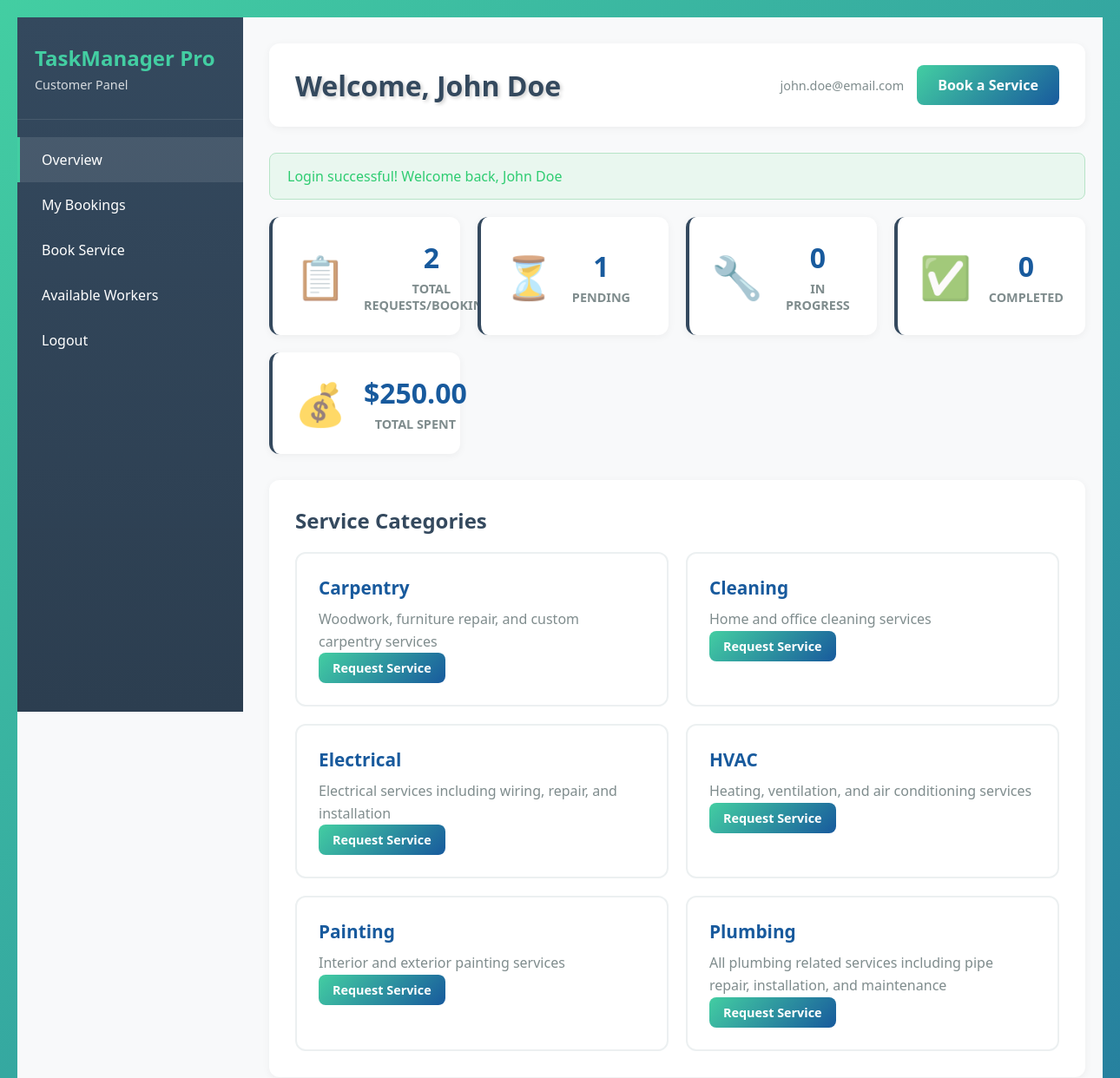
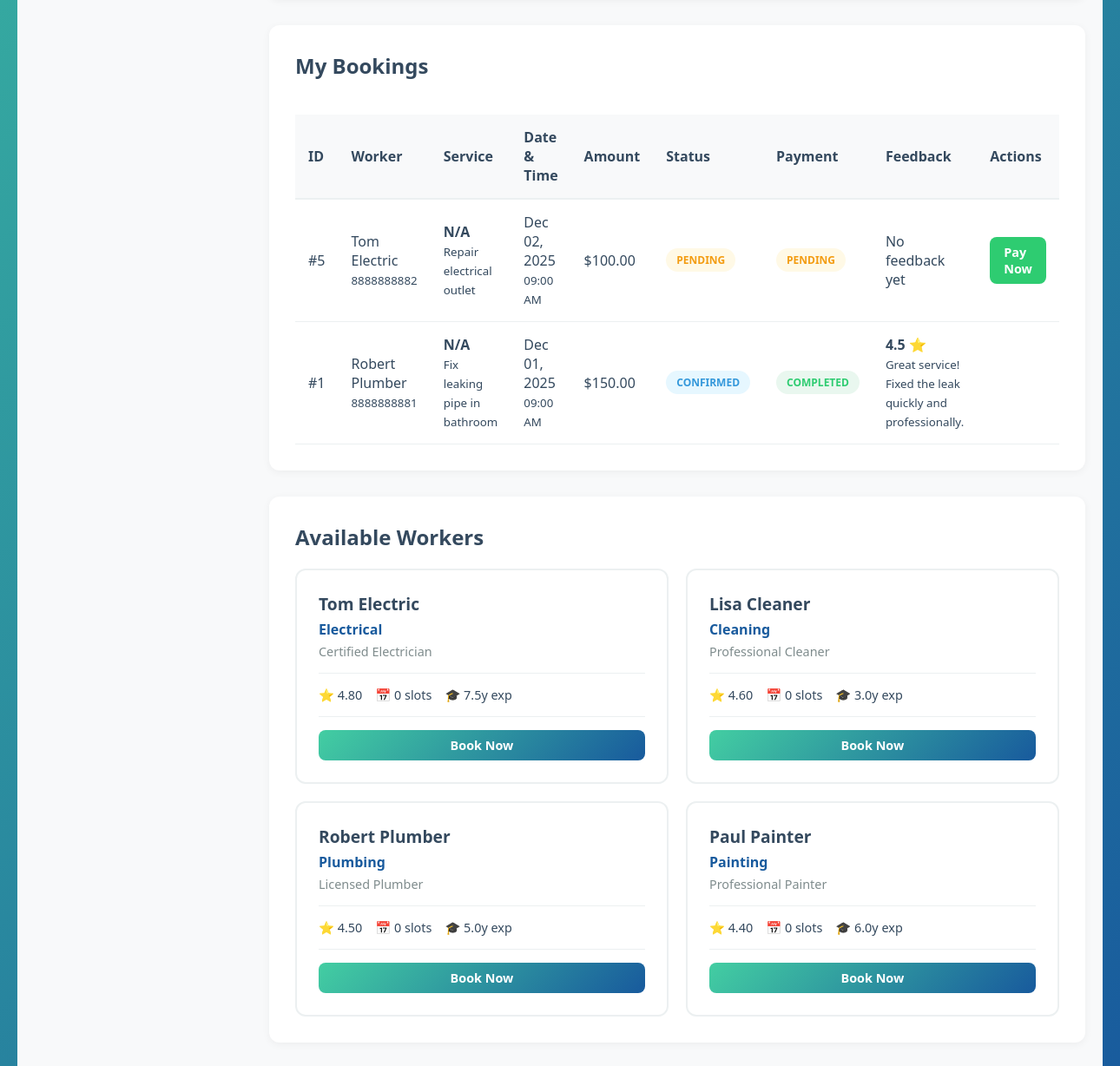
Page /dashboard.php (signed in) on the committed database (2 pictures, top to bottom).
### tables this page shows
CREATE TABLE worker (
    worker_id INT AUTO_INCREMENT PRIMARY KEY,
    worker_name VARCHAR(100) NOT NULL,
    email VARCHAR(100) NOT NULL UNIQUE,
    phone_no VARCHAR(20) NOT NULL,
    password VARCHAR(255) NOT NULL,
    skill_type VARCHAR(100),
    experience_years DECIMAL(4,1) DEFAULT 0,
    availability_status ENUM('available', 'busy', 'offline') DEFAULT 'available',
    rating DECIMAL(3,2) DEFAULT 0.00,
    street VARCHAR(255),
    city VARCHAR(100),
    pincode VARCHAR(10),
    category_id INT,
    assigned_by INT,
    created_at TIMESTAMP DEFAULT CURRENT_TIMESTAMP,
    updated_at TIMESTAMP DEFAULT CURRENT_TIMESTAMP ON UPDATE CURRENT_TIMESTAMP,
    FOREIGN KEY (category_id) REFERENCES service_category(category_id) ON DELETE SET NULL,
    FOREIGN KEY (assigned_by) REFERENCES admin(admin_id) ON DELETE SET NULL,
    INDEX idx_worker_email (email),
    INDEX idx_worker_category (category_id),
    INDEX idx_worker_status (availability_status),
    INDEX idx_worker_rating (rating),
    CHECK (rating >= 0 AND rating <= 5),
    CHECK (experience_years >= 0)
);

CREATE TABLE service_category (
    category_id INT AUTO_INCREMENT PRIMARY KEY,
    category_name VARCHAR(100) NOT NULL UNIQUE,
    description TEXT,
    managed_by INT,
    created_at TIMESTAMP DEFAULT CURRENT_TIMESTAMP,
    updated_at TIMESTAMP DEFAULT CURRENT_TIMESTAMP ON UPDATE CURRENT_TIMESTAMP,
    FOREIGN KEY (managed_by) REFERENCES admin(admin_id) ON DELETE SET NULL,
    INDEX idx_category_name (category_name)
);

CREATE TABLE booking (
    booking_id INT AUTO_INCREMENT PRIMARY KEY,
    customer_id INT NOT NULL,
    worker_id INT,
    category_id INT,
    slot_id INT,
    service_description TEXT,
    booking_date TIMESTAMP DEFAULT CURRENT_TIMESTAMP,
    service_date DATE,
    service_time TIME,
    status ENUM('pending', 'confirmed', 'in_progress', 'completed', 'cancelled') DEFAULT 'pending',
    total_amount DECIMAL(10,2) DEFAULT 0.00,
    created_at TIMESTAMP DEFAULT CURRENT_TIMESTAMP,
    updated_at TIMESTAMP DEFAULT CURRENT_TIMESTAMP ON UPDATE CURRENT_TIMESTAMP,
    FOREIGN KEY (customer_id) REFERENCES customer(customer_id) ON DELETE CASCADE,
    FOREIGN KEY (worker_id) REFERENCES worker(worker_id) ON DELETE SET NULL,
    FOREIGN KEY (category_id) REFERENCES service_category(category_id) ON DELETE SET NULL,
    FOREIGN KEY (slot_id) REFERENCES availability(slot_id) ON DELETE SET NULL,
    INDEX idx_booking_customer (customer_id),
    INDEX idx_booking_worker (worker_id),
    INDEX idx_booking_category (category_id),
    INDEX idx_booking_status (status),
    INDEX idx_booking_service_date (service_date)
);

CREATE TABLE payment (
    payment_id INT AUTO_INCREMENT PRIMARY KEY,
    booking_id INT NOT NULL UNIQUE,
    payment_method ENUM('cash', 'credit_card', 'debit_card', 'upi', 'net_banking') NOT NULL,
    amount DECIMAL(10,2) NOT NULL,
    status ENUM('pending', 'completed', 'failed', 'refunded') DEFAULT 'pending',
    payment_date TIMESTAMP DEFAULT CURRENT_TIMESTAMP,
    transaction_id VARCHAR(100),
    created_at TIMESTAMP DEFAULT CURRENT_TIMESTAMP,
    updated_at TIMESTAMP DEFAULT CURRENT_TIMESTAMP ON UPDATE CURRENT_TIMESTAMP,
    FOREIGN KEY (booking_id) REFERENCES booking(booking_id) ON DELETE CASCADE,
    INDEX idx_payment_booking (booking_id),
    INDEX idx_payment_status (status),
    INDEX idx_payment_date (payment_date),
    CHECK (amount >= 0)
);

CREATE TABLE feedback (
    feedback_id INT AUTO_INCREMENT PRIMARY KEY,
    booking_id INT NOT NULL UNIQUE,
    rating DECIMAL(3,2) NOT NULL,
    comments TEXT,
    feedback_date TIMESTAMP DEFAULT CURRENT_TIMESTAMP,
    created_at TIMESTAMP DEFAULT CURRENT_TIMESTAMP,
    updated_at TIMESTAMP DEFAULT CURRENT_TIMESTAMP ON UPDATE CURRENT_TIMESTAMP,
    FOREIGN KEY (booking_id) REFERENCES booking(booking_id) ON DELETE CASCADE,
    INDEX idx_feedback_booking (booking_id),
    INDEX idx_feedback_rating (rating),
    INDEX idx_feedback_date (feedback_date),
    CHECK (rating >= 0 AND rating <= 5)
);

### config.php (called while the page is built, shortened)
<?php
function getUserType() {
    return $_SESSION['user_type'] ?? null;
}
function getUserId() {
    return $_SESSION['user_id'] ?? null;
}
function getUserName() {
    return $_SESSION['user_name'] ?? 'Guest';
}
function formatCurrency($amount) {
    return '$' . number_format($amount, 2);
}
function formatDate($date) {
    return date('M d, Y', strtotime($date));
}
function getSuccess() {
    if (isset($_SESSION['success'])) {
        $msg = $_SESSION['success'];
        return $msg;
    }
    return null;
}
?>

### customer_dashboard.php (the view, shortened to what this page needs)
<?php
$conn = getDBConnection();
$customer_id = getUserId();
$bookings = $conn->query("
    SELECT b.*, w.worker_name, w.phone_no AS worker_phone, w.email AS worker_email,
           sc.category_name, p.status AS payment_status,
           f.rating AS feedback_rating, f.comments AS feedback_comments
    FROM booking b
    LEFT JOIN worker w ON b.worker_id = w.worker_id
    LEFT JOIN service_category sc ON b.category_id = sc.category_id
    LEFT JOIN payment p ON b.booking_id = p.booking_id
    LEFT JOIN feedback f ON b.booking_id = f.booking_id
    WHERE b.customer_id = $customer_id
    ORDER BY b.service_date DESC, b.service_time DESC
")->fetch_all(MYSQLI_ASSOC);
$available_workers = $conn->query("
    SELECT w.*, sc.category_name,
           (SELECT COUNT(*) FROM availability a WHERE a.worker_id = w.worker_id AND a.status = 'available' AND a.available_date >= CURDATE()) as available_slots
    FROM worker w
    LEFT JOIN service_category sc ON w.category_id = sc.category_id
    WHERE w.availability_status = 'available'
    ORDER BY w.rating DESC
")->fetch_all(MYSQLI_ASSOC);
$categories = $conn->query("SELECT * FROM service_category ORDER BY category_name")->fetch_all(MYSQLI_ASSOC);
$stats = [];
$stats['total_bookings'] = count($bookings);
$stats['pending'] = count(array_filter($bookings, fn($b) => $b['status'] === 'pending'));
$stats['in_progress'] = count(array_filter($bookings, fn($b) => $b['status'] === 'in_progress'));
$stats['completed'] = count(array_filter($bookings, fn($b) => $b['status'] === 'completed'));
$stats['total_spent'] = array_sum(array_map(fn($b) => $b['total_amount'], $bookings));
?>
<!DOCTYPE html>
<html lang="en">
<head>
    <link rel="stylesheet" href="style.css">
</head>
<body>
    <div class="dashboard-container">
        <aside class="sidebar">
            <div class="sidebar-header">
                <h2><?php echo SITE_NAME; ?></h2>
                <p class="user-role">Customer Panel</p>
            </div>
            <nav class="sidebar-nav">
                <a href="#overview" class="nav-item active">Overview</a>
                <a href="#bookings" class="nav-item">My Bookings</a>
                <a href="#book-service" class="nav-item">Book Service</a>
                <a href="#workers" class="nav-item">Available Workers</a>
                <a href="logout.php" class="nav-item">Logout</a>
            </nav>
        </aside>
        <main class="dashboard-main">
            <header class="dashboard-header">
                <h1>Welcome, <?php echo getUserName(); ?></h1>
                <div class="header-actions">
                    <span class="user-email"><?php echo $_SESSION['user_email']; ?></span>
                    <a href="create_booking.php" class="btn btn-primary">Book a Service</a>
                </div>
            </header>
            <?php if ($msg = getSuccess()): ?>
                <div class="alert alert-success"><?php echo $msg; ?></div>
            <?php endif; ?>
            <div class="stats-grid">
                <div class="stat-card">
                    <div class="stat-icon">📋</div>
                    <div class="stat-info">
                        <h3><?php echo $stats['total_bookings']; ?></h3>
                        <p>Total Requests/Bookings</p>
                    </div>
                </div>
                <div class="stat-card">
                    <div class="stat-icon">⏳</div>
                    <div class="stat-info">
                        <h3><?php echo $stats['pending']; ?></h3>
                        <p>Pending</p>
                    </div>
                </div>
                <div class="stat-card">
                    <div class="stat-icon">🔧</div>
                    <div class="stat-info">
                        <h3><?php echo $stats['in_progress']; ?></h3>
                        <p>In Progress</p>
                    </div>
                </div>
                <div class="stat-card">
                    <div class="stat-icon">✅</div>
                    <div class="stat-info">
                        <h3><?php echo $stats['completed']; ?></h3>
                        <p>Completed</p>
                    </div>
                </div>
                <div class="stat-card">
                    <div class="stat-icon">💰</div>
                    <div class="stat-info">
                        <h3><?php echo formatCurrency($stats['total_spent']); ?></h3>
                        <p>Total Spent</p>
                    </div>
                </div>
            </div>
            <section class="dashboard-section" id="book-service">
                <h2>Service Categories</h2>
                <div class="categories-grid">
                    <?php foreach ($categories as $category): ?>
                        <div class="category-card">
                            <h3><?php echo htmlspecialchars($category['category_name']); ?></h3>
                            <p><?php echo htmlspecialchars($category['description']); ?></p>
                            <a href="create_booking.php?category=<?php echo $category['category_id']; ?>" class="btn btn-sm btn-primary">Request Service</a>
                        </div>
                    <?php endforeach; ?>
                </div>
            </section>
            <section class="dashboard-section" id="bookings">
                <h2>My Bookings</h2>
                <div class="table-container">
                    <table class="data-table">
                        <thead>
                            <tr>
                                <th>ID</th>
                                <th>Worker</th>
                                <th>Service</th>
                                <th>Date & Time</th>
                                <th>Amount</th>
                                <th>Status</th>
                                <th>Payment</th>
                        <th>Feedback</th>
                        <th>Actions</th>
                            </tr>
                        </thead>
                        <tbody>
                            <?php foreach ($bookings as $booking): ?>
                                <tr>
                                    <td>#<?php echo $booking['booking_id']; ?></td>
                                    <td>
                                        <?php if ($booking['worker_id']): ?>
                                            <?php echo htmlspecialchars($booking['worker_name']); ?><br>
                                            <small><?php echo htmlspecialchars($booking['worker_phone']); ?></small>
                                        <?php else: ?>
                                            <span class="text-muted">Not assigned yet</span>
                                        <?php endif; ?>
                                    </td>
                                    <td>
                                        <strong><?php echo htmlspecialchars($booking['category_name'] ?? 'N/A'); ?></strong><br>
                                        <small><?php echo htmlspecialchars($booking['service_description'] ?? ''); ?></small>
                                    </td>
                                    <td>
                                        <?php echo formatDate($booking['service_date']); ?><br>
                                        <small><?php echo date('h:i A', strtotime($booking['service_time'])); ?></small>
                                    </td>
                                    <td><?php echo formatCurrency($booking['total_amount']); ?></td>
                                    <td><span class="badge badge-<?php echo $booking['status']; ?>"><?php echo ucfirst($booking['status']); ?></span></td>
                                    <td><span class="badge badge-<?php echo $booking['payment_status'] ?? 'pending'; ?>"><?php echo ucfirst($booking['payment_status'] ?? 'Pending'); ?></span></td>
                                    <td>
                                        <?php if ($booking['feedback_rating']): ?>
                                            <strong><?php echo number_format($booking['feedback_rating'], 1); ?> ⭐</strong><br>
                                            <small><?php echo nl2br(htmlspecialchars($booking['feedback_comments'] ?? '')); ?></small>
                                        <?php else: ?>
                                            <span class="text-muted">No feedback yet</span>
                                        <?php endif; ?>
                                    </td>
                                    <td>
                                        <?php if ($booking['status'] === 'pending' && !$booking['worker_id']): ?>
                                            <span class="text-muted">Waiting for admin assignment</span>
                                        <?php elseif ($booking['status'] === 'completed' && !$booking['feedback_rating']): ?>
                                            <a href="give_feedback.php?id=<?php echo $booking['booking_id']; ?>" class="btn btn-sm btn-primary">Give Feedback</a>
                                        <?php elseif ($booking['payment_status'] !== 'completed' && $booking['worker_id'] && $booking['total_amount'] > 0): ?>
                                            <a href="make_payment.php?id=<?php echo $booking['booking_id']; ?>" class="btn btn-sm btn-success">Pay Now</a>
                                        <?php endif; ?>
                                    </td>
                                </tr>
                            <?php endforeach; ?>
                        </tbody>
                    </table>
                </div>
            </section>
            <section class="dashboard-section" id="workers">
                <h2>Available Workers</h2>
                <div class="workers-grid">
                    <?php foreach ($available_workers as $worker): ?>
                        <div class="worker-card">
                            <h3><?php echo htmlspecialchars($worker['worker_name']); ?></h3>
                            <p class="worker-category"><?php echo htmlspecialchars($worker['category_name'] ?? 'N/A'); ?></p>
                            <p class="worker-skill"><?php echo htmlspecialchars($worker['skill_type']); ?></p>
                            <div class="worker-stats">
                                <span>⭐ <?php echo number_format($worker['rating'], 2); ?></span>
                                <span>📅 <?php echo $worker['available_slots']; ?> slots</span>
                                <span>🎓 <?php echo $worker['experience_years']; ?>y exp</span>
                            </div>
                            <a href="create_booking.php?worker=<?php echo $worker['worker_id']; ?>" class="btn btn-sm btn-primary btn-block">Book Now</a>
                        </div>
                    <?php endforeach; ?>
                </div>
            </section>
        </main>
    </div>
</body>
</html>

### dashboard.php (shortened to what this page needs)
<?php
require_once 'config.php';
$userType = getUserType();
switch ($userType) {
    case 'customer':
        include 'customer_dashboard.php';
        break;
}
?>

### rows in the picture
worker: assigned_by "1", worker_name "Tom Electric", category.category_name "Electrical", skill_type "Certified Electrician", rating "4.80", available_slots "0", experience_years "7.5"
service_category: category_name "Carpentry", description "Woodwork, furniture repair, and custom carpentry services"
service_category: category_name "Cleaning", description "Home and office cleaning services"
service_category: category_name "Electrical", description "Electrical services including wiring, repair, and installation"
service_category: category_name "HVAC", description "Heating, ventilation, and air conditioning services"
service_category: category_name "Painting", description "Interior and exterior painting services"
service_category: category_name "Plumbing", description "All plumbing related services including pipe repair, installation, and maintenance"
booking: booking_id "5", worker.worker_name "Tom Electric", worker.phone_no "8888888882", category_name "N/A", service_description "Repair electrical outlet", service_date "Dec 02, 2025", service_time "09:00 AM", total_amount "$100.00", status "PENDING", payment.status "PENDING", shows "No feedback yet"
booking: booking_id "1", worker.worker_name "Robert Plumber", worker.phone_no "8888888881", category_name "N/A", service_description "Fix leaking pipe in bathroom", service_date "Dec 01, 2025", service_time "09:00 AM", total_amount "$150.00", status "CONFIRMED", payment.status "COMPLETED", feedback.rating "4.5", feedback.comments "Great service! Fixed the leak quickly and professionally."
worker: worker_name "Lisa Cleaner", category.category_name "Cleaning", skill_type "Professional Cleaner", rating "4.60", available_slots "0", experience_years "3.0"
worker: worker_name "Robert Plumber", category.category_name "Plumbing", skill_type "Licensed Plumber", rating "4.50", available_slots "0", experience_years "5.0"
worker: worker_name "Paul Painter", category.category_name "Painting", skill_type "Professional Painter", rating "4.40", available_slots "0", experience_years "6.0"

### other values in the picture
SITE_NAME "TaskManager Pro"
getUserName() "John Doe"
$_SESSION['user_email'] "john.doe@email.com"
$msg "Login successful! Welcome back, John Doe"
$stats['total_bookings'] "2"
$stats['in_progress'] "0"
$stats['completed'] "0"
formatCurrency($stats['total_spent']) "$250.00"
